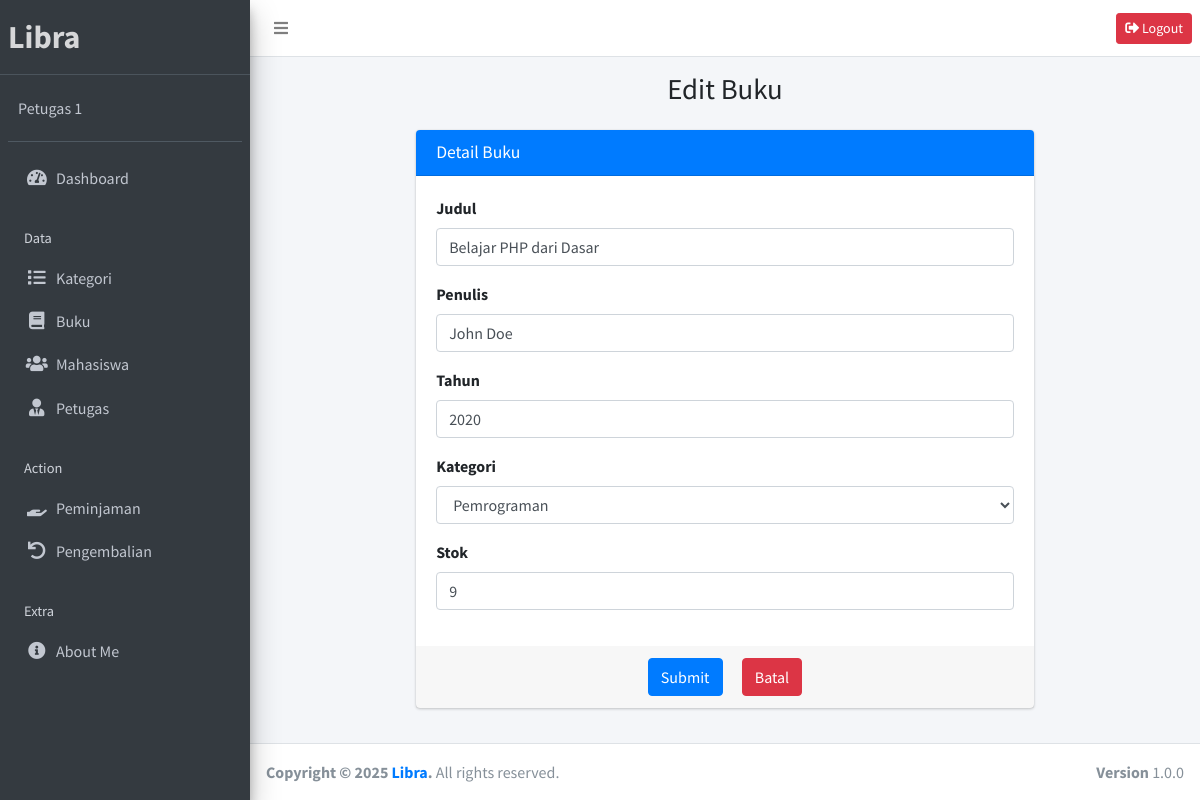
The app's page /public/buku/edit/1 (signed in) with its own data.
### tables this page shows
CREATE TABLE `buku` (
  `id` int NOT NULL,
  `judul` varchar(255) NOT NULL,
  `penulis` varchar(100) NOT NULL,
  `kategori_id` int NOT NULL,
  `tahun_terbit` year NOT NULL,
  `stok` int NOT NULL,
  `created_at` timestamp NULL DEFAULT CURRENT_TIMESTAMP
);

CREATE TABLE `kategori` (
  `id` int NOT NULL,
  `nama_kategori` varchar(100) NOT NULL,
  `created_at` timestamp NULL DEFAULT CURRENT_TIMESTAMP
);

### app/controllers/Buku.php (called while the page is built, shortened)
<?php
class Buku extends Controller {
    public function edit($id)
    {
        $data['title'] = 'Detail Buku';
        $data['kategori'] = $this->model('KategoriModel')->getAllKategori();
        $data['buku'] = $this->model('BukuModel')->getBukuById($id);
        $this->view('buku/edit', $data);
    }
}

### app/core/App.php (called while the page is built, shortened)
<?php
class App {
    protected $method = 'index';
    protected $params = [];
    public function __construct() {
        $url = $this->parseURL();
        if (isset($url[0]) && file_exists('../app/controllers/' . $url[0] . '.php')) {
            unset($url[0]);
        }
        $this->controller = new $this->controller;
        if (isset($url[1])) {
            if (method_exists($this->controller, $url[1])) {
                $this->method = $url[1];
                unset($url[1]);
            }
        }
        if (!empty($url)) {
            $this->params = array_values($url);
        }
        call_user_func_array([$this->controller, $this->method], $this->params);
    }
    public function parseURL() {
        if (isset($_GET['url'])) {
            $url = rtrim($_GET['url'], '/');
            $url = filter_var($url, FILTER_SANITIZE_URL);
            $url = explode('/', $url);
            return $url;
        }
        return ['Home'];
    }
}

### public/index.php (called while the page is built, shortened)
<?php
$app = new App;

### app/core/Database.php (called while the page is built, shortened)
<?php
class Database {
    private $host = DB_HOST;
    private $user = DB_USER;
    private $pass = DB_PASS;
    private $dbname = DB_NAME;
    private $dbh;
    private $stmt;
    public function __construct() {
        $dsn = "mysql:host={$this->host};dbname={$this->dbname}";
        $options = [
            PDO::ATTR_PERSISTENT => true,
            PDO::ATTR_ERRMODE => PDO::ERRMODE_EXCEPTION
        ];
        try {
            $this->dbh = new PDO($dsn, $this->user, $this->pass, $options);
        } catch (PDOException $e) {
            die("Koneksi gagal: " . $e->getMessage());
        }
    }
    public function query($sql) {
        $this->stmt = $this->dbh->prepare($sql);
    }
    public function bind($param, $value, $type = null) {
        if (is_null($type)) {
            switch (true) {
                default:
                    $type = PDO::PARAM_STR;
            }
        }
        $this->stmt->bindValue($param, $value, $type);
    }
    public function execute() {
        return $this->stmt->execute();
    }
    public function single() {
        $this->execute();
        return $this->stmt->fetch(PDO::FETCH_ASSOC);
    }
    public function resultSet() {
        $this->execute();
        return $this->stmt->fetchAll(PDO::FETCH_ASSOC);
    }
}

### app/models/BukuModel.php (called while the page is built, shortened)
<?php
class BukuModel {
    private $table = 'buku';
    private $db;
    public function __construct()
    {
        $this->db = new Database;
    }
    public function getBukuById($id)
    {
        $this->db->query('SELECT * FROM ' . $this->table . ' WHERE id=:id');
        $this->db->bind('id', $id);
        return $this->db->single();
    }
}

### app/models/KategoriModel.php (called while the page is built, shortened)
<?php
class KategoriModel {
    private $table = 'kategori';
    private $db;
    public function __construct()
    {
        $this->db = new Database;
    }
    public function getAllKategori()
    {
        $this->db->query('SELECT * FROM ' . $this->table);
        return $this->db->resultSet();
    }
}

### app/views/buku/edit.php (the view, shortened to what this page needs)
<div class="content-wrapper">
    <section class="content-header">
        <div class="container-fluid">
            <div class="row mb-2">
                <div class="col-sm-12 text-center">
                    <h1>Edit Buku</h1>
                </div>
            </div>
        </div>
    </section>
    <section class="content">
        <div class="row justify-content-center">
            <div class="col-md-8">
                <div class="card card-primary">
                    <div class="card-header">
                        <h3 class="card-title text-center"><?= htmlspecialchars($data['title']); ?></h3>
                    </div>
                    <form role="form" action="<?= base_url; ?>/buku/updateBuku" method="POST" enctype="multipart/form-data">
                        <div class="card-body">
                            <div class="form-group">
                                <label>Judul</label>
                                <input type="text" class="form-control" placeholder="masukkan judul buku..." name="judul" value="<?= htmlspecialchars($data['buku']['judul']); ?>" autocomplete="off" required>
                            </div>
                            <div class="form-group">
                                <label>Penulis</label>
                                <input type="text" class="form-control" placeholder="masukkan penulis buku..." name="penulis" value="<?= htmlspecialchars($data['buku']['penulis']); ?>" autocomplete="off" required>
                            </div>
                            <div class="form-group">
                                <label>Tahun</label>
                                <input type="number" class="form-control" placeholder="masukkan tahun buku..." name="tahun_terbit" value="<?= intval($data['buku']['tahun_terbit']); ?>" maxlength="4" min="1901" max="2155" required>
                            </div>
                            <div class="form-group">
                                <label>Kategori</label>
                                <select class="form-control" name="kategori_id" required>
                                    <?php foreach ($data['kategori'] as $row) : ?>
                                        <option value="<?= intval($row['id']); ?>" <?= ($data['buku']['kategori_id'] == $row['id']) ? 'selected' : ''; ?>><?= htmlspecialchars($row['nama_kategori']); ?></option>
                                    <?php endforeach; ?>
                                </select>
                            </div>
                            <div class="form-group">
                                <label>Stok</label>
                                <input type="number" class="form-control" placeholder="masukkan stok buku..." name="stok" value="<?= intval($data['buku']['stok']); ?>" required>
                            </div>
                        </div>
                        <div class="card-footer text-center">
                            <button type="submit" class="btn btn-primary">Submit</button>
                            <a href="<?= base_url; ?>/buku" class="btn btn-danger ml-3">Batal</a>
                        </div>
                    </form>
                </div>
            </div>
        </div>
    </section>
</div>

### records on screen
buku: judul "Belajar PHP dari Dasar", penulis "John Doe", tahun_terbit "2020", kategori_id "Pemrograman", stok "9"

### other values on screen
$_SESSION['nama'] "Petugas 1"
$data['title'] "Detail Buku"
